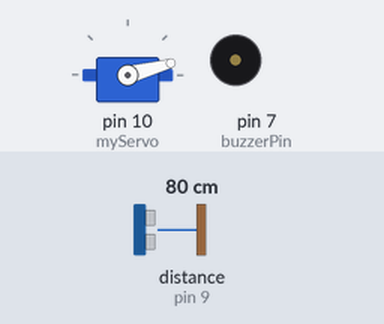
A sketch run on a simulated Arduino Uno, built with avr-gcc and run on an emulated ATmega328P. Parts: servo, buzzer (waves = sounding, pin HIGH). Wiring (inferred from the names in the program): ultrasonic range finder: trigger pin 8; echo pin 9. The test bench sets the inputs (shaded band); at power-on: distance to the obstacle (sensor on pin 9) 80 cm. The echo pulse lasts 58.3 µs per cm; pins used as bus, display or sensor lines are not drawn; what the sketch prints to the serial monitor is not drawn.

Above: at 0.01 s.
1.3 s: distance to the obstacle (sensor on pin 9) set to 2 cm
At 2.1 s:
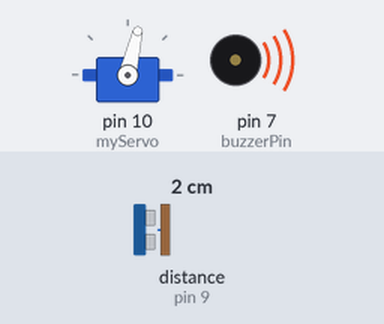
4.3 s: distance to the obstacle (sensor on pin 9) set to 19 cm
7.3 s: distance to the obstacle (sensor on pin 9) set to 23 cm
At 8.4 s:
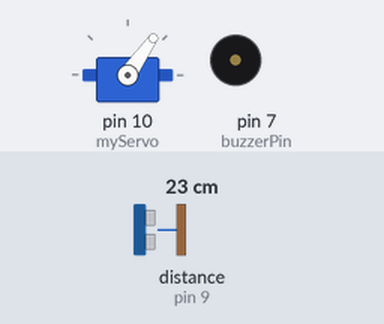
10.3 s: distance to the obstacle (sensor on pin 9) set to 18 cm
At 11.3 s:
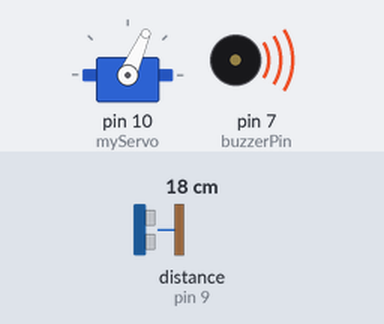
13.3 s: distance to the obstacle (sensor on pin 9) set to 35 cm
At 14.52 s:
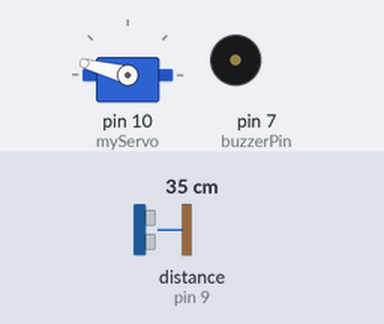
16.3 s: distance to the obstacle (sensor on pin 9) set to 250 cm
Timing chart, 0 to 20.3 s (numbered marks = the images above; inputs shaded):
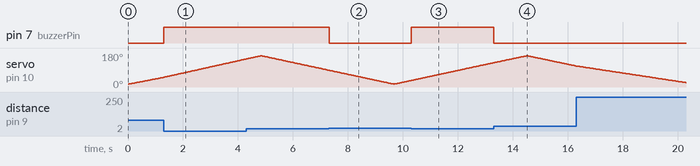

Measured:
- the behaviour switches between 20 and 21 cm on distance to the obstacle (sensor on pin 9) (found by bisection; images 1 and 2)
- after the input at 1.3 s, pin 7 (buzzerPin): LOW → HIGH at once
- after the input at 7.3 s, pin 7 (buzzerPin): HIGH → LOW at once
- after the input at 10.3 s, pin 7 (buzzerPin): LOW → HIGH at once
- after the input at 13.3 s, pin 7 (buzzerPin): HIGH → LOW at once

The sketch:

ULTRASONIC_BASED_RADAR_SYSTEM.ino
```cpp
#include <Servo.h>

const int trigPin = 8;
const int echoPin = 9;
const int buzzerPin = 7;   // 🔊 buzzer added

long duration;
int distance;

Servo myServo;

void setup() {
  pinMode(trigPin, OUTPUT);
  pinMode(echoPin, INPUT);
  pinMode(buzzerPin, OUTPUT);  // ✅ buzzer setup

  Serial.begin(9600);
  myServo.attach(10);
}

void loop() {

  // 🔁 Left to Right
  for (int i = 15; i <= 165; i++) {
    myServo.write(i);
    delay(30);

    distance = calculateDistance();

    // 🔊 buzzer logic
    if (distance > 0 && distance < 20) {
      digitalWrite(buzzerPin, HIGH);
    } else {
      digitalWrite(buzzerPin, LOW);
    }

    Serial.print(i);
    Serial.print(",");
    Serial.print(distance);
    Serial.print(".");
  }

  // 🔁 Right to Left
  for (int i = 165; i > 15; i--) {
    myServo.write(i);
    delay(30);

    distance = calculateDistance();

    if (distance > 0 && distance < 20) {
      digitalWrite(buzzerPin, HIGH);
    } else {
      digitalWrite(buzzerPin, LOW);
    }

    Serial.print(i);
    Serial.print(",");
    Serial.print(distance);
    Serial.print(".");
  }
}

int calculateDistance() {

  digitalWrite(trigPin, LOW);
  delayMicroseconds(2);

  digitalWrite(trigPin, HIGH);
  delayMicroseconds(10);
  digitalWrite(trigPin, LOW);

  duration = pulseIn(echoPin, HIGH);

  distance = duration * 0.034 / 2;
  return distance;
}
```
